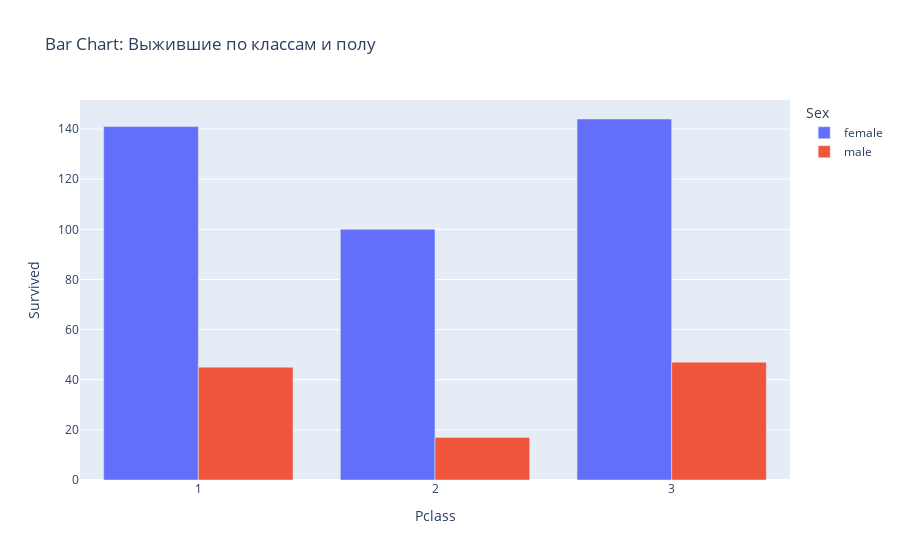

Source (notebook cell):
### Markdown cell above
##### Интерактивный Bar Chart

### Code cell
survival_data = titanic_df.groupby(['Pclass', 'Sex'], observed=True)['Survived'].sum().reset_index() # reset_index - перенумеровывает от 1 до 6 и преобразует в Dataframe

fig2 = px.bar(survival_data, x='Pclass', y='Survived', color='Sex',
             title='Bar Chart: Выжившие по классам и полу',
             barmode='group', # to be separate
            )

fig2.show()

### Figure 1 — Plotly figure (JSON) as saved in the notebook; plotly's stock layout.template omitted (floating-point values rounded to 4 significant figures)
{"data": [{"alignmentgroup": "True", "hovertemplate": "Sex=female<br>Pclass=%{x}<br>Survived=%{y}<extra></extra>", "legendgroup": "female", "marker": {"color": "#636efa", "pattern": {"shape": ""}}, "name": "female", "offsetgroup": "female", "orientation": "v", "showlegend": true, "textposition": "auto", "type": "bar", "x": [1, 2, 3], "xaxis": "x", "y": [141, 100, 144], "yaxis": "y"}, {"alignmentgroup": "True", "hovertemplate": "Sex=male<br>Pclass=%{x}<br>Survived=%{y}<extra></extra>", "legendgroup": "male", "marker": {"color": "#EF553B", "pattern": {"shape": ""}}, "name": "male", "offsetgroup": "male", "orientation": "v", "showlegend": true, "textposition": "auto", "type": "bar", "x": [1, 2, 3], "xaxis": "x", "y": [45, 17, 47], "yaxis": "y"}], "layout": {"barmode": "group", "legend": {"title": {"text": "Sex"}, "tracegroupgap": 0}, "title": {"text": "Bar Chart: Выжившие по классам и полу"}, "xaxis": {"anchor": "y", "domain": [0, 1], "title": {"text": "Pclass"}}, "yaxis": {"anchor": "x", "domain": [0, 1], "title": {"text": "Survived"}}}}
